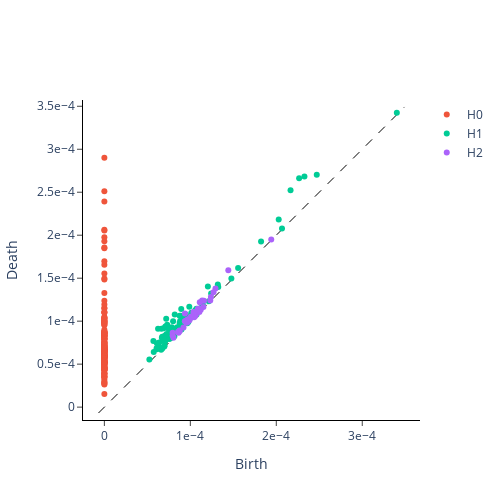

Notebook code for this chart:
### Markdown cell above
### Computing the Wasserstein Barycenter for all labels

### Code cell
# Finding the most representative diagram for label 1

# Only use parts of the training data to speed things up
random_diagrams_label_1 = random.sample(train_shortened_diagrams_label_1, 100)

# Compute the pairwise Wasserstein distances
pairwise_wasserstein_distances_label_1 = PairwiseDistance(metric="wasserstein").fit_transform(random_diagrams_label_1)

# For each hole, calculate the sum of distances to all other holes
sum_distances = [sum(dist) for dist in pairwise_wasserstein_distances_label_1]

# Find the index of the Wasserstein barycenter
most_representative_index = np.argmin(sum_distances)

# Unshortened Wasserstein Barycenter for label 1
representative_diagram_label_1 = persistence.fit_transform_plot([train_embeddings_label_1[most_representative_index]])
